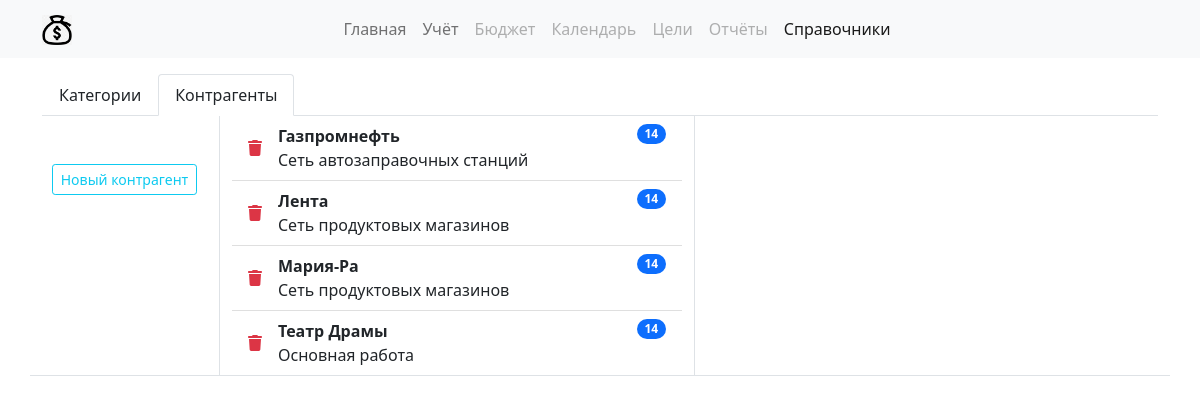
The page /catalog/counterparties/ on the database its author committed.
### catalogapp/models.py (models this page shows, shortened)
class Counterparties(models.Model):
    name = models.CharField(max_length=128, verbose_name='Наименование')
    description = models.CharField(max_length=128, verbose_name='Краткое описание', blank=True)

### catalogapp/views.py (the view)
# urls.py: path('counterparties/', catalogapp.CatalogCounterpartiesTemplateView.as_view(), name='counterparties'),
class CatalogCounterpartiesTemplateView(TemplateViewWithMenu):
    template_name = 'catalogapp/catalog_counterparties.html'
    def get_context_data(self, **kwargs):
        context = super(CatalogCounterpartiesTemplateView, self).get_context_data()
        context.update({
            'title': 'Контрагенты',
            'counterparties': Counterparties.objects.all().order_by('name')
        })
        return context

### common/constants.py (called while the page is built)
    def get_context_data(self, **kwargs):
        context = super(TemplateViewWithMenu, self).get_context_data()
        context.update({
            'account_menu': ACCOUNT_MENU,
            'main_menu': MAIN_MENU,
            'catalog_menu': CATALOG_MENU,
        })
        return context

### templates/catalogapp/catalog_counterparties.html
{% extends 'catalogapp/main_page.html' %}
{% load static %}
{% block catalog_content %}
    <div class="row">
        <div class="col-2 border-end border-bottom text-center pb-5">
            <button data-bs-toggle="modal" data-bs-target="#counterpartiesCreateModal" type="button"
                    class="btn btn-outline-info btn-sm mt-5">Новый контрагент
            </button>
        </div>
        <div class="col-5 border-bottom border-end">
            {% include 'catalogapp/includes/inc_counterparties.html' %}
        </div>
        <div class="col-5 border-bottom">
        </div>
    </div>
{% endblock catalog_content %}

### templates/catalogapp/includes/inc_counterparties.html
<ol class="list-group list-group-flush">
    {% for item in counterparties %}
        <li class="list-group-item d-flex justify-content-between align-items-start">
            <div class="my-auto">
                <a href="#" data-bs-toggle="modal"
                   data-bs-target="#counterpartiesDeleteModal"
                   data-bs-title="{{ item.name }}"
                   data-bs-href="{% url 'catalogapp:delete_counterparties' item.pk %}"><i
                        class="fas fa-trash text-danger"></i></a>
            </div>
            <div class="ms-3 me-auto">
                <div class="fw-bold">{{ item.name }}</div>
                {{ item.description }}
            </div>
            <span class="badge bg-primary rounded-pill">14</span>
        </li>
    {% endfor %}
</ol>

### rows shown on the page
Counterparties: name "Газпромнефть", description "Сеть автозаправочных станций"
Counterparties: name "Лента", description "Сеть продуктовых магазинов"
Counterparties: name "Мария-Ра", description "Сеть продуктовых магазинов"
Counterparties: name "Театр Драмы", description "Основная работа"

### other values the page prints
{{ key }} "Главная" "Учёт" "Бюджет" "Календарь" "Цели" "Отчёты" "Справочники"
{{ menu.1 }} "Категории" "Контрагенты"
